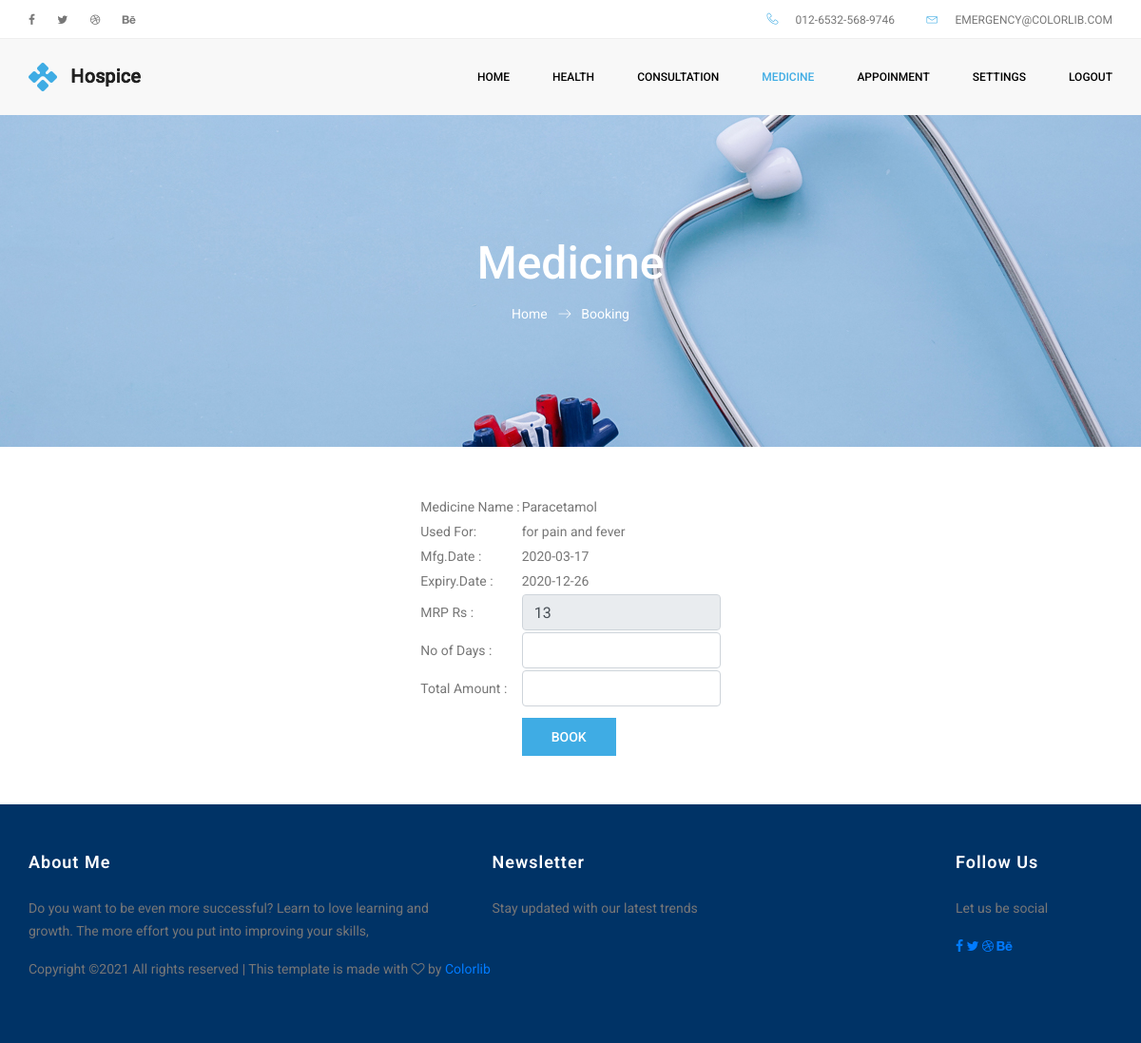
Page /patient/book.php?id=1 on the committed database.
### tables this page shows
CREATE TABLE `medicine` (
  `id` int(11) NOT NULL,
  `name` varchar(20) NOT NULL,
  `price` varchar(20) NOT NULL,
  `used_for` varchar(200) NOT NULL,
  `quantity` varchar(25) NOT NULL,
  `mfg_date` date NOT NULL,
  `exp_date` date NOT NULL
);

### patient/book.php (the view, shortened to what this page needs)
<!doctype html>
<html lang="en">
<head>
	<link rel="stylesheet" href="../css/bootstrap.css">
	<link rel="stylesheet" href="../vendors/linericon/style.css">
	<link rel="stylesheet" href="../css/font-awesome.min.css">
	<link rel="stylesheet" href="../vendors/owl-carousel/owl.carousel.min.css">
	<link rel="stylesheet" href="../vendors/lightbox/simpleLightbox.css">
	<link rel="stylesheet" href="../vendors/nice-select/css/nice-select.css">
	<link rel="stylesheet" href="../vendors/animate-css/animate.css">
	<link rel="stylesheet" href="../css/style.css">
	<link rel="stylesheet" href="../css/responsive.css">
</head>
<body>
<?php
$con=mysqli_connect("localhost","root","","find_my_doctor");
$a=$_GET['id'];
$b="SELECT * FROM `medicine` WHERE id='$a'";
$x=mysqli_query($con,$b);
if($r=mysqli_fetch_array($x))
{
  ?>
	<header class="header_area">
		<div class="top_menu row m0">
			<div class="container">
				<div class="float-left">
					<ul class="left_side">
						<li>
							<a href="login.html">
								<i class="fa fa-facebook-f"></i>
							</a>
						</li>
						<li>
							<a href="login.html">
								<i class="fa fa-twitter"></i>
							</a>
						</li>
						<li>
							<a href="login.html">
								<i class="fa fa-dribbble"></i>
							</a>
						</li>
						<li>
							<a href="login.html">
								<i class="fa fa-behance"></i>
							</a>
						</li>
					</ul>
				</div>
				<div class="float-right">
					<ul class="right_side">
						<li>
							<a href="login.html">
								<i class="lnr lnr-phone-handset"></i>
								012-6532-568-9746
							</a>
						</li>
						<li>
							<a href="#">
								<i class="lnr lnr-envelope"></i>
								emergency@colorlib.com
							</a>
						</li>
					</ul>
				</div>
			</div>
		</div>
		<div class="main_menu">
			<nav class="navbar navbar-expand-lg navbar-light">
				<div class="container">
					<a class="navbar-brand logo_h" href="index.html">
						<img src="../img/logo.png" alt="">
					</a>
					<div class="collapse navbar-collapse offset" id="navbarSupportedContent">
						<div class="row ml-0 w-100">
							<div class="col-lg-12 pr-0">
								<ul class="nav navbar-nav center_nav pull-right">
									<li class="nav-item " >
										<a class="nav-link" href="patient_home.php">Home</a>
									</li><li class="nav-item submenu dropdown">
										<a href="#" class="nav-link dropdown-toggle" data-toggle="dropdown" role="button" aria-haspopup="true" aria-expanded="false">health</a>
									</li>
                                    <li class="nav-item submenu dropdown">
										<a href="#" class="nav-link dropdown-toggle" data-toggle="dropdown" role="button" aria-haspopup="true" aria-expanded="false">consultation</a>
									</li>
                                    <li class="nav-item submenu dropdown active">
										<a href="#" class="nav-link dropdown-toggle" data-toggle="dropdown" role="button" aria-haspopup="true" aria-expanded="false">medicine</a>
									</li>
									 <li class="nav-item submenu dropdown">
										<a href="#" class="nav-link dropdown-toggle" data-toggle="dropdown" role="button" aria-haspopup="true" aria-expanded="false">appoinment</a>
									</li>
                                    <li class="nav-item submenu dropdown">
										<a href="#" class="nav-link dropdown-toggle" data-toggle="dropdown" role="button" aria-haspopup="true" aria-expanded="false">Settings</a>
									</li>
									<li class="nav-item ">
										<a class="nav-link" href="../logout.php">logout</a>
									</li>
								</ul>
							</div>
						</div>
					</div>
				</div>
			</nav>
		</div>
	</header>
	 <section class="banner_area">
        <div class="banner_inner d-flex align-items-center">
            <div class="container">
                <div class="banner_content text-center">
                    <h2>Medicine</h2>
                    <div class="page_link">
                        <a href="patient_home.php">Home</a>
                        <a href="medicine_booking.php">Booking</a>
                    </div>
                </div>
            </div>
        </div>
    </section>
                    <form method="post" enctype="multipart/form-data">
<table align="center" style="margin-top:50px">
  <tr><td>Medicine Name :</td><td><?php echo $r[1];?></td></tr>
  <tr><td>Used For:</td><td><?php echo $r[3];?></td></tr>
  <tr><td>Mfg.Date :</td><td><?php echo $r[5];?></td></tr>
  <tr><td>Expiry.Date :</td><td><?php echo $r[6];?></td></tr>
  <tr><td>MRP Rs :</td><td><input type="text" value="<?php echo $r[2];?>" id="p" disabled class="form-control"></td></tr>
 <tr><td>No of Days :</td><td><input type="text" name="dy" id="dy" onChange="mul();" required="required" class="form-control"/></td></tr>
  <tr><td>Total Amount :</td><td><input type="text" name="t" id="t" required="required" class="form-control"/></td></tr>
   <tr><td><td><input type="submit" name="BOOK" value="BOOK" id="sbmt" class="btn submit_btn"  onClick="return validation()" style="margin-bottom:50px; margin-top:10px"></td></td></tr></table>
 <?php
 }
 ?>
	<footer class="footer-area section_gap">
		<div class="container">
			<div class="row">
				<div class="col-lg-5  col-md-6 col-sm-6">
					<div class="single-footer-widget">
						<h6 class="footer_title">About Me</h6>
						<p>
							Do you want to be even more successful? Learn to love learning and growth. The more effort you put into improving your skills,
						</p>
					</div>
				</div>
				<div class="col-lg-5 col-md-6 col-sm-6">
					<div class="single-footer-widget">
						<h6 class="footer_title">Newsletter</h6>
						<p>Stay updated with our latest trends</p>
					</div>
				</div>
				<div class="col-lg-2 col-md-6 col-sm-6">
					<div class="single-footer-widget f_social_wd">
						<h6 class="footer_title">Follow Us</h6>
						<p>Let us be social</p>
						<div class="f_social">
							<a href="#">
								<i class="fa fa-facebook"></i>
							</a>
							<a href="#">
								<i class="fa fa-twitter"></i>
							</a>
							<a href="#">
								<i class="fa fa-dribbble"></i>
							</a>
							<a href="#">
								<i class="fa fa-behance"></i>
							</a>
						</div>
					</div>
				</div>
			</div>
			<div class="row">
				<div class="col-lg-12">
					<p class="copyright">
Copyright &copy;<script>document.write(new Date().getFullYear());</script> All rights reserved | This template is made with <i class="fa fa-heart-o" aria-hidden="true"></i> by <a href="https://colorlib.com" target="_blank">Colorlib</a>
					</p>
				</div>
			</div>
		</div>
	</footer>
</body>
</html>

### rows in the picture
medicine: name "Paracetamol", used_for "for pain and fever", mfg_date "2020-03-17", exp_date "2020-12-26", price "13"
